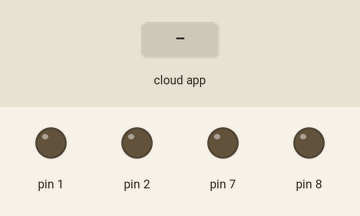
A sketch run on a simulated Arduino Uno, built with avr-gcc and run on an emulated ATmega328P. On the bench: output pins drawn as LEDs (lit = HIGH). The inputs (shaded band) are chosen by the test bench. The ROS host is connected and sends only what is stated.

Above: at 1.2 s.
1.3 s: the phone or cloud app sets ar to 0
At 1.9 s:
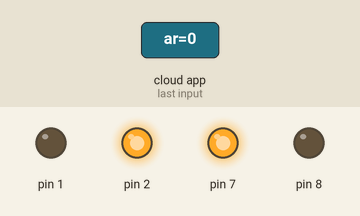
2.8 s: the phone or cloud app sets av to 0
At 4.0 s:
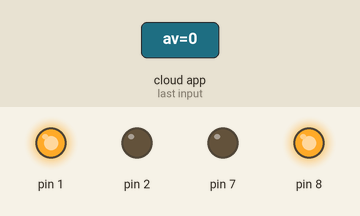
4.3 s: the phone or cloud app sets ar to 1
At 5.3 s:
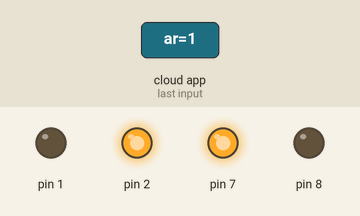
5.8 s: the phone or cloud app sets av to 1
At 6.5 s:
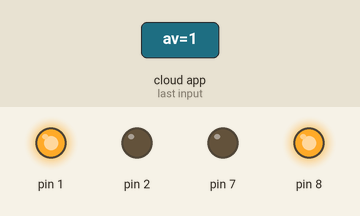
Timing chart, 0 to 8.3 s (numbered marks = the images above; inputs shaded):
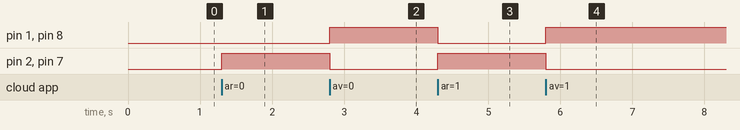

The sketch:

DC_MOTOR_CONTROL_BASIC.ino.ino
```cpp
#include <ros.h>
#include <std_msgs/Empty.h>

ros::NodeHandle nh;

void down( const std_msgs::Empty& toggle_msg){
  digitalWrite(1, LOW);
  digitalWrite(2, HIGH);


  digitalWrite(7, HIGH);
  digitalWrite(8, LOW);
}
  void up( const std_msgs::Empty& toggle_msg){
  digitalWrite(1, HIGH);
  digitalWrite(2, LOW);


  digitalWrite(8, HIGH);
  digitalWrite(7, LOW);

}


ros::Subscriber<std_msgs::Empty> avant("av", &up);
ros::Subscriber<std_msgs::Empty> arriere("ar", &down);

void setup(){
  pinMode(7, OUTPUT);
  pinMode(8, OUTPUT);
  pinMode(1, OUTPUT);
  pinMode(2, OUTPUT);
  nh.initNode();
  nh.subscribe(arriere);
  nh.subscribe(avant);

}

void loop(){
   nh.spinOnce();
   delay(1);
}
```

Measured:
- after the input at 1.3 s, pin 2, pin 7: LOW → HIGH at once
- after the input at 2.8 s, pin 1, pin 8: LOW → HIGH at once; pin 2, pin 7: HIGH → LOW at once
- after the input at 4.3 s, pin 1, pin 8: HIGH → LOW at once; pin 2, pin 7: LOW → HIGH at once
- after the input at 5.8 s, pin 1, pin 8: LOW → HIGH at once; pin 2, pin 7: HIGH → LOW at once
